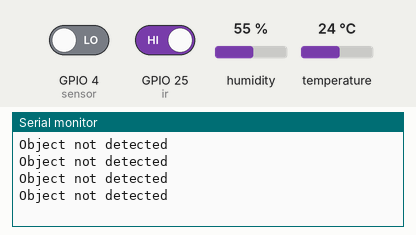
A sketch run on a simulated ESP32. Parts: the last lines printed to the serial monitor. The test bench sets the inputs (shaded band); at power-on: GPIO 25 (ir) HIGH, GPIO 4 (sensor) LOW, humidity 55 %, temperature 24 °C. No radio packets arrive unless stated.

Above: at 1.6 s.
1.7 s: GPIO 25 (ir) driven LOW
At 2.29 s:
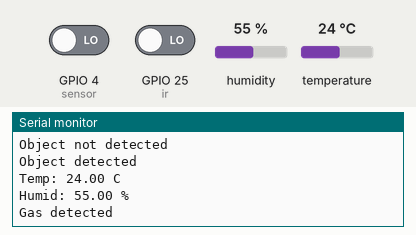
3.5 s: GPIO 4 (sensor) driven HIGH
At 3.89 s:
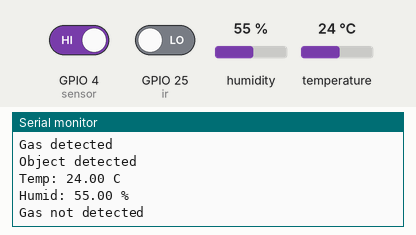
5.5 s: humidity set to 22 %
At 6.36 s:
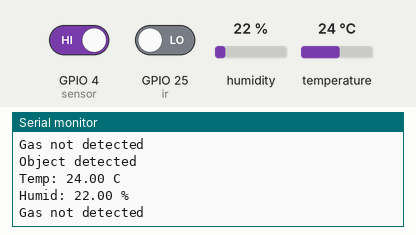
7.0 s: temperature set to 12 °C
At 8.4 s:
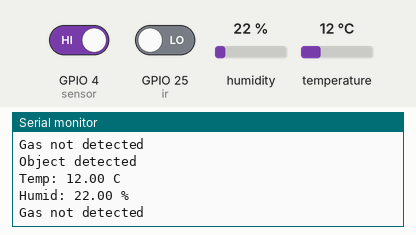
8.5 s: humidity set to 40 %
At 10.44 s:
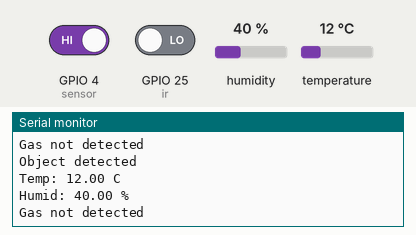
Timing chart, 0 to 11.0 s (numbered marks = the images above; inputs shaded):
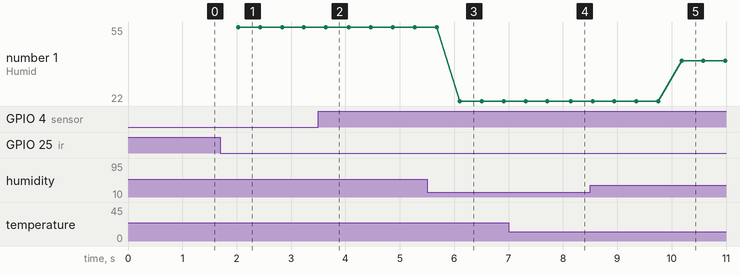

The sketch:

RF_Transmitter_Sensors.ino
```cpp
#include <DHT.h>   //Library for DHT11
#include <RF24.h>  //Library for interfacing with NRF24L01 modules

#define DHTPIN 12      //Defining pin number for DHT
#define DHTTYPE DHT11  //Defining type of DHT

DHT dht(DHTPIN, DHT11);  //Object for class DHT

RF24 radio(2, 5);  //Object for class RF24 and the parameters are CE(Chip Enable) and CSN(Chip Select Not)

const byte address[] = "node1";  //Address for radio communication

struct sensordata {  //Structure
  float temp;        //Member
  float humid;       //Member
  int gas;           //Member
};
sensordata data;  //Structure variable

int ir = 25;  //Declaring pin no for ir sensor
int mq = 26;  //Declaring pin no for MQ-135 sensor

void setup() {
  Serial.begin(9600);

  radio.begin();  //RF24 initialization

  dht.begin();  //DHT initialization

  radio.openWritingPipe(address);  //Configure module to send data to the specified adress
  radio.setPALevel(RF24_PA_MIN);   //Set amplifier level to minimum
  radio.stopListening();           //Configure the module to send data instead of receiving data,Setting module to tansmitt mode

  pinMode(25, INPUT);  //Setting pinmode for ir sensor
  pinMode(26, INPUT);  //Setting pinmode for MQ-135 sensor
}
void loop() {

  int ir_data = digitalRead(ir);  //Reading value from ir sensor

  if (ir_data == LOW) {                 //Decision making
    Serial.println("Object detected");  //Printing on serial monitor

    data.temp = dht.readTemperature();  //Read temperature from DHT11
    data.humid = dht.readHumidity();    //Read humidity from DHT11
    data.gas = digitalRead(4);          //Reading value from MQ-135 sensor

    Serial.print("Temp: ");    //Printing on serial monitor
    Serial.print(data.temp);   //Printing on serial monitor
    Serial.println(" C");      //Printing on serial monitor
    Serial.print("Humid: ");   //Printing on serial monitor
    Serial.print(data.humid);  //Printing on serial monitor
    Serial.println(" %");      //Printing on serial monitor

    if (data.gas == LOW) {                 //Decision making
      Serial.println("Gas detected");      //Printing on serial monitor`
    } else {                               //Decision making
      Serial.println("Gas not detected");  //Printing on serial monitor
    }
    radio.write(&data, sizeof(data));  //Sends the "data" value over RF24, Sending data of sensors over RF24

  } else {                                  //Decision making
    Serial.println("Object not detected");  //Printing on serial monitor
  }
  delay(400);  //Delay
}
```

Measured:
- after the input at 1.7 s, the serial monitor: prints a new line after 0.31 s (image 1)
- after the input at 3.5 s, the serial monitor: prints a new line after 0.14 s (image 2)
- after the input at 5.5 s, the serial monitor: prints a new line after 0.60 s (image 3)
- after the input at 7.0 s, the serial monitor: prints a new line after 1.1 s (image 4)
- after the input at 8.5 s, the serial monitor: prints a new line after 1.7 s (image 5)
- plotted number 1: 55 → 22 after the input at 5.5 s, 22 → 40 after the input at 8.5 s
